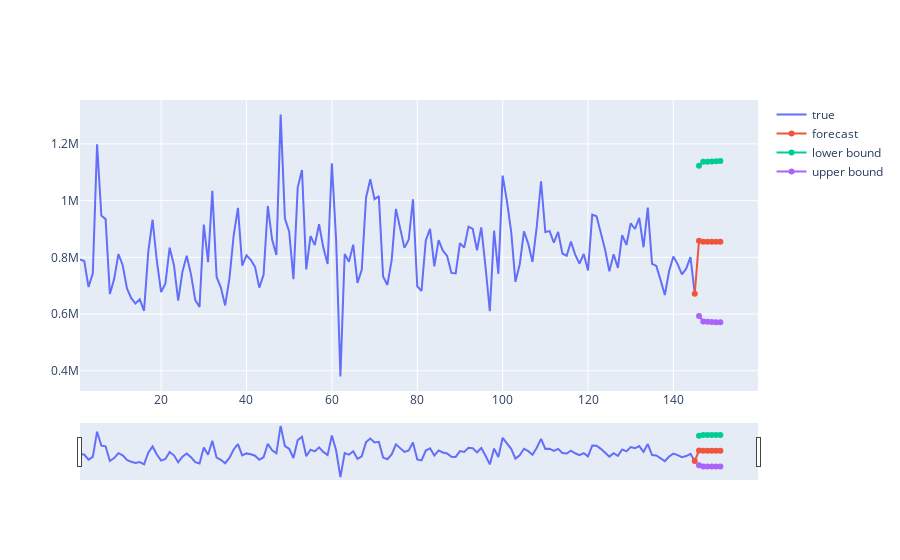

Notebook source saved alongside this figure:
### Code cell
# Visualisasi
fig = go.Figure(go.Scatter(name = 'true',x=df_total_order['week'], y=df_total_order['num_orders']))
fig.add_trace(go.Scatter(name = 'forecast',x=final_result['week'], y=final_result['num_orders']))
fig.add_trace(go.Scatter(name = 'lower bound',x=final_result_f['week'], y=final_result_f['lower']))
fig.add_trace(go.Scatter(name = 'upper bound',x=final_result_f['week'], y=final_result_f['upper']))
fig.update_xaxes(rangeslider_visible=True)
fig.show()

### Figure 1 — Plotly figure (JSON) as saved in the notebook; plotly's stock layout.template omitted (floating-point values rounded to 4 significant figures; data arrays with more than 128 entries replaced by an {"elided": "..."} marker saying what was removed)
{"data": [{"name": "true", "type": "scatter", "x": {"elided": "145 int values"}, "y": {"elided": "145 int values"}}, {"name": "forecast", "type": "scatter", "x": [145, 146, 147, 148, 149, 150, 151], "y": [671926, 858300.0, 855100.0, 855100.0, 855100.0, 855100.0, 855100.0]}, {"name": "lower bound", "type": "scatter", "x": [146, 147, 148, 149, 150, 151], "y": [1123000.0, 1137000.0, 1137000.0, 1138000.0, 1139000.0, 1139000.0]}, {"name": "upper bound", "type": "scatter", "x": [146, 147, 148, 149, 150, 151], "y": [593500.0, 573400.0, 572800.0, 572100.0, 571500.0, 570800.0]}], "layout": {"xaxis": {"rangeslider": {"visible": true}}}}
